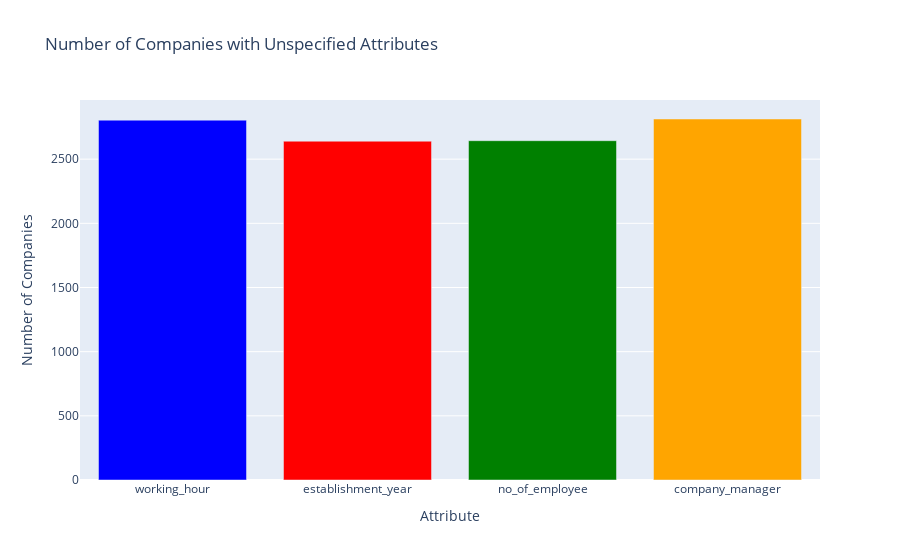

The notebook cell saved with this chart:
### Code cell
# Check the number of companies with unspecified attributes
unspecified_counts = {
    'working_hour': 0,
    'establishment_year': 0,
    'no_of_employee': 0,
    'company_manager': 0
}

for item in data:
    if item['working_hour'] == 'Not Specifieed':
        unspecified_counts['working_hour'] += 1
    if item['establishment_year'] == 'Not Specified':
        unspecified_counts['establishment_year'] += 1
    if item['no_of_employee'] == 'Not Specified':
        unspecified_counts['no_of_employee'] += 1
    if item['company_manager'] == 'Not Specified':
        unspecified_counts['company_manager'] += 1

# Define colors for each attribute
colors = ['blue', 'red', 'green', 'orange']

# Create the bar trace
bar_trace = go.Bar(
    x=list(unspecified_counts.keys()),
    y=list(unspecified_counts.values()),
    marker=dict(color=colors)
)

# Create the layout
layout = go.Layout(
    title='Number of Companies with Unspecified Attributes',
    xaxis=dict(title='Attribute'),
    yaxis=dict(title='Number of Companies'),
)

# Create the figure
fig = go.Figure(data=[bar_trace], layout=layout)

# Show the figure
fig.show(config={'scrollZoom': True})

### Figure 1 — Plotly figure (JSON) as saved in the notebook; plotly's stock layout.template omitted (floating-point values rounded to 4 significant figures)
{"data": [{"marker": {"color": ["blue", "red", "green", "orange"]}, "type": "bar", "x": ["working_hour", "establishment_year", "no_of_employee", "company_manager"], "y": [2804, 2640, 2644, 2813]}], "layout": {"title": {"text": "Number of Companies with Unspecified Attributes"}, "xaxis": {"title": {"text": "Attribute"}}, "yaxis": {"title": {"text": "Number of Companies"}}}}
